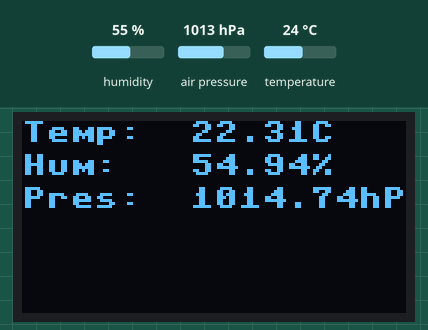
Simulated run of this program. Board: ESP32 board running MicroPython. On the bench: 128×64 one-colour display. The test bench sets the inputs (shaded band); at power-on: humidity 55 %, air pressure 1013 hPa, temperature 24 °C. WiFi joins after 1.5 s; no MQTT or app messages arrive unless stated; library files of the repository ran but are not shown: bme280.py, ssd1306.py; what the program prints to the serial console is not drawn.

Above: at 61.9 s.

The program:

main.py
```python
#from platform import machine
from machine import Pin, SoftI2C, Timer
#from ssd1306 import SSD1306_I2C
import urequests as requests
import bme280
import time
#import network
#import ntptime
#import secret
#import esp32wlan
import esp32display
import mqtt
import os
#import ubinascii


#i2c_bme280 = I2C(scl=Pin(22), sda=Pin(21), freq=10000)
i2c_bme280 = SoftI2C(scl=Pin(22), sda=Pin(21), freq=10000)
bme = bme280.BME280(i2c=i2c_bme280)
mqttc = mqtt.mqttc
reconnected = 0


def readMessures():
  temp = bme.temperature
  hum = bme.humidity
  pres = bme.pressure
  return temp, hum, pres


def writeMessures(temp, hum, pres):
  print('Temperature: ', temp)
  print('Humidity: ', hum)
  print('Pressure: ', pres)
  esp32display.oled.fill(0)
  esp32display.textLine("Temp:  " + temp,0,0)
  esp32display.textLine("Hum:   " + hum,0,1)
  esp32display.textLine("Pres:  " + pres,0,2)

  esp32display.oled.show()

def sub_cb(topic, msg):
  print((topic, msg))
  #t = str(topic, encoding='utf-8')
  #print("t: ",t)

  if topic == b"firmware":
      time.sleep(1)
      makeResponse(topic, msg)
  elif topic == b"timer":
      getTimeDatas(msg)
  else:
      print("Topic nicht bekannt!")

def makeResponse(topic, msg):
    url = msg.decode().split(",")
    print("url: ", url[0], "\nDatei: ", url[1])
    response = requests.get(url[0])
    print("status: ", response.status_code)
    if response.status_code == 200:

      with open(url[1], "w") as f:
        f.write(response.text)
        print("Update erfolgreich!")
    else:
      print("Update fehlgeschlagen!")

    response.close()

def getTimeDatas(msg):
   print("Get Time Datas: ", msg)


def publishSensors(t):
  temp, hum, pres = readMessures()
  writeMessures(temp,hum,pres)
  mqttc.publish("test", temp)
  mqttc.publish("test", hum)
  mqttc.publish("test", pres)
  mqttc.publish("innen",temp+"-"+hum+"-"+pres)


def connectMQTT():
  global reconnected
  reconnected=reconnected+1
  print("reconncted: ",reconnected)
  if reconnected>10:
    print("MQTT-Verbindung fehlgeschlagen!, System wird geendet!")
    exit()

  #mqttc.disconnect()
  mqttc.set_callback(sub_cb)
  mqttc.connect()
  mqttc.publish("test", "new mwssage from micropython...")

  mqttc.subscribe(b"firmware")
  mqttc.subscribe(b"timer")

connectMQTT()
print("Timer wird gestartet!")
timerSensors=Timer(1)
timerSensors.init(period=60000, mode=Timer.PERIODIC, callback=publishSensors)
print("Loop startet....")
print("Updated--2--!!")


while True:
    if True:
        mqttc.wait_msg()
    else:
        mqttc.check_msg()
        time.sleep(1)

mqttc.disconnect()


  
```

esp32display.py
```python
from machine import Pin, I2C
from ssd1306 import SSD1306_I2C

i2c_oled = I2C(scl=Pin(22), sda=Pin(21))
oled = SSD1306_I2C(128,64,i2c_oled)


def textLine(text, col = 0, row = 0):
  x = 10 * col
  y = 11 * row
  oled.text(text, x, y)
```

mqtt.py
```python
from umqtt.simple import MQTTClient
import secret
import machine
import ubinascii

mqttServer = secret.mqttAddress


clientID = ubinascii.hexlify(machine.unique_id())

mqttc = MQTTClient(clientID, mqttServer, port = secret.mqttPort, user = secret.user, password= secret.mqttPassword,keepalive=60)
```

esp32wlan.py
```python
import time
import network
import secret
import ntptime


class WiFi:
    def __init__(self):
        self.wlan = network.WLAN(network.STA_IF)
        self.timezone = 3600

    def do_connect(self):
        start = time.ticks_ms()

        self.wlan.active(True)
        if not self.wlan.isconnected():
            print('connecting to network...')
        self.wlan.connect(secret.wlanSSID, secret.wlanPassword)
        point="."
        while not self.wlan.isconnected() and start + 10000 > time.ticks_ms():
            print(point)
            point+="."
            time.sleep(0.5)

        print("Is connected: ", self.isconnected())
        print("SSID: ",self.get_ssid())
        print("IP: ", self.get_ip())
        return self.wlan.isconnected()


    def isconnected(self):
        return self.wlan.isconnected()

    def get_wlan(self):
        return self.wlan

    def get_ip(self):
        conf = self.wlan.ifconfig() # (ip, subnet, gateway, dns)
        return conf[0]

    def get_ssid(self):
        return self.wlan.config('essid')

    ###### Zeit und Datum #######

    # Zeitverschiebung in Sekunden
    def set_timezone(self, zone):
        self.timezone = zone

    # Sekunden seit 2000-01-01 00:00:00 UTC
    def get_seconds(self):
        try:
            ntptime.settime()
        except:
            pass
        return time.mktime(time.localtime())

    def get_local_seconds(self):
        try:
            ntptime.settime()
        except:
            pass
        return time.mktime(time.localtime()) + self.timezone


    # YYYY, MM, DD, HH, MM, SS, day of week (0=Montag), day of year
    def get_time_values(self, seconds):
        return time.localtime(seconds)

    # tt.mm.yyyy
    def date_text(self, seconds):
        zeit = time.localtime(seconds)
        return "{:02d}.{:02d}.{:04d}".format(zeit[2],zeit[1],zeit[0])

    # hh:mm:ss
    def time_text(self, seconds):
        zeit = time.localtime(seconds)
        return "{:02d}:{:02d}:{:02d}".format(zeit[3],zeit[4],zeit[5])

    # tt.mm.yyyy hh:mm:ss
    def date_time_text(self, seconds):
        return self.date_text(seconds) + " " + self.time_text(seconds)

wifi = WiFi()
```

secret.py
```python
# WLAN
wlanSSID = 'ZTE_9F7AC2'
wlanPassword = '6LE66868TE'

#MQTT Server
mqttAddress = "81.7.10.99"
mqttPort = 1883
user = "klaus"
mqttPassword = "DHisddS!"
```

boot.py
```python
# boot.py -- run on boot-up
import esp32wlan
#import senko
#import machine

esp32wlan.wifi.do_connect()

#OTA = senko.Senko(user="klaus-trausner", repo="training",  branch ="main", working_dir="", files=["testdatei.txt","testdatei2.txt", "boot.py", "main.py"])
#print("OTA Update: ", OTA.update())
"""
if OTA.update():
    print("Updated to the latest version! Rebooting...")
    machine.reset()
else:
    print("No update available.")
"""
print("boot beendet!")
```
